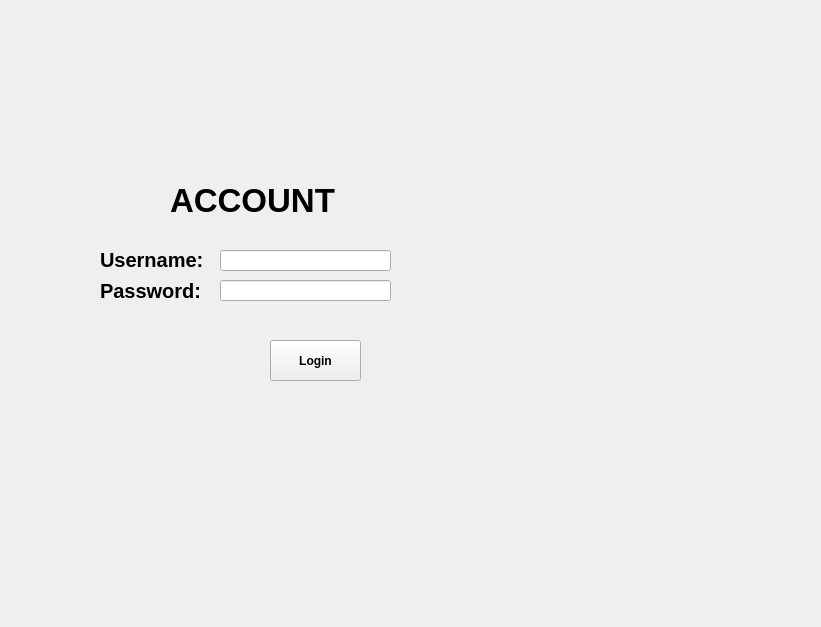
<?xml version="1.0" encoding="UTF-8"?>
<ui version="4.0">
 <class>Login</class>
 <widget class="QWidget" name="Login">
  <property name="geometry">
   <rect>
    <x>0</x>
    <y>0</y>
    <width>821</width>
    <height>627</height>
   </rect>
  </property>
  <property name="windowTitle">
   <string>Form</string>
  </property>
  <widget class="QLabel" name="labelPass">
   <property name="geometry">
    <rect>
     <x>100</x>
     <y>280</y>
     <width>141</width>
     <height>21</height>
    </rect>
   </property>
   <property name="font">
    <font>
     <pointsize>15</pointsize>
     <weight>75</weight>
     <bold>true</bold>
    </font>
   </property>
   <property name="text">
    <string>Password:</string>
   </property>
  </widget>
  <widget class="QLabel" name="label">
   <property name="geometry">
    <rect>
     <x>170</x>
     <y>180</y>
     <width>171</width>
     <height>41</height>
    </rect>
   </property>
   <property name="font">
    <font>
     <pointsize>25</pointsize>
     <weight>75</weight>
     <bold>true</bold>
    </font>
   </property>
   <property name="text">
    <string>ACCOUNT</string>
   </property>
  </widget>
  <widget class="QLabel" name="labelUser">
   <property name="geometry">
    <rect>
     <x>100</x>
     <y>250</y>
     <width>151</width>
     <height>20</height>
    </rect>
   </property>
   <property name="font">
    <font>
     <pointsize>15</pointsize>
     <weight>75</weight>
     <bold>true</bold>
    </font>
   </property>
   <property name="text">
    <string>Username:</string>
   </property>
  </widget>
  <widget class="QPushButton" name="pushButtonLogin">
   <property name="geometry">
    <rect>
     <x>270</x>
     <y>340</y>
     <width>91</width>
     <height>41</height>
    </rect>
   </property>
   <property name="font">
    <font>
     <weight>75</weight>
     <bold>true</bold>
    </font>
   </property>
   <property name="text">
    <string>Login</string>
   </property>
   <property name="shortcut">
    <string>Return</string>
   </property>
  </widget>
  <widget class="QLineEdit" name="lineEditPass">
   <property name="geometry">
    <rect>
     <x>220</x>
     <y>280</y>
     <width>171</width>
     <height>21</height>
    </rect>
   </property>
  </widget>
  <widget class="QLabel" name="label_2">
   <property name="geometry">
    <rect>
     <x>0</x>
     <y>0</y>
     <width>501</width>
     <height>501</height>
    </rect>
   </property>
   <property name="text">
    <string/>
   </property>
   <property name="pixmap">
    <pixmap>C:/Users/GianFrancesSacay/Desktop/RoomRental/RoomRental/images/aaa.jpg</pixmap>
   </property>
  </widget>
  <widget class="QLabel" name="comment">
   <property name="geometry">
    <rect>
     <x>210</x>
     <y>410</y>
     <width>201</width>
     <height>21</height>
    </rect>
   </property>
   <property name="font">
    <font>
     <weight>75</weight>
     <bold>true</bold>
    </font>
   </property>
   <property name="text">
    <string/>
   </property>
  </widget>
  <widget class="QLineEdit" name="lineEditUser">
   <property name="geometry">
    <rect>
     <x>220</x>
     <y>250</y>
     <width>171</width>
     <height>21</height>
    </rect>
   </property>
  </widget>
 </widget>
 <resources/>
 <connections/>
</ui>
